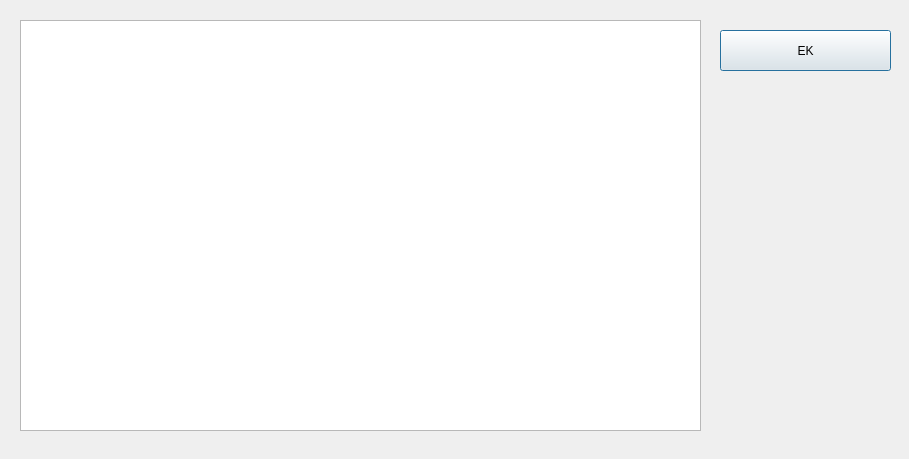
<?xml version="1.0" encoding="UTF-8"?>
<ui version="4.0">
 <class>firstRapor</class>
 <widget class="QDialog" name="firstRapor">
  <property name="geometry">
   <rect>
    <x>0</x>
    <y>0</y>
    <width>909</width>
    <height>459</height>
   </rect>
  </property>
  <property name="windowTitle">
   <string>Dialog</string>
  </property>
  <widget class="QTableView" name="birinci_table">
   <property name="geometry">
    <rect>
     <x>20</x>
     <y>20</y>
     <width>681</width>
     <height>411</height>
    </rect>
   </property>
  </widget>
  <widget class="QPushButton" name="ek_btn">
   <property name="geometry">
    <rect>
     <x>720</x>
     <y>30</y>
     <width>171</width>
     <height>41</height>
    </rect>
   </property>
   <property name="text">
    <string>EK</string>
   </property>
  </widget>
 </widget>
 <resources/>
 <connections/>
</ui>
